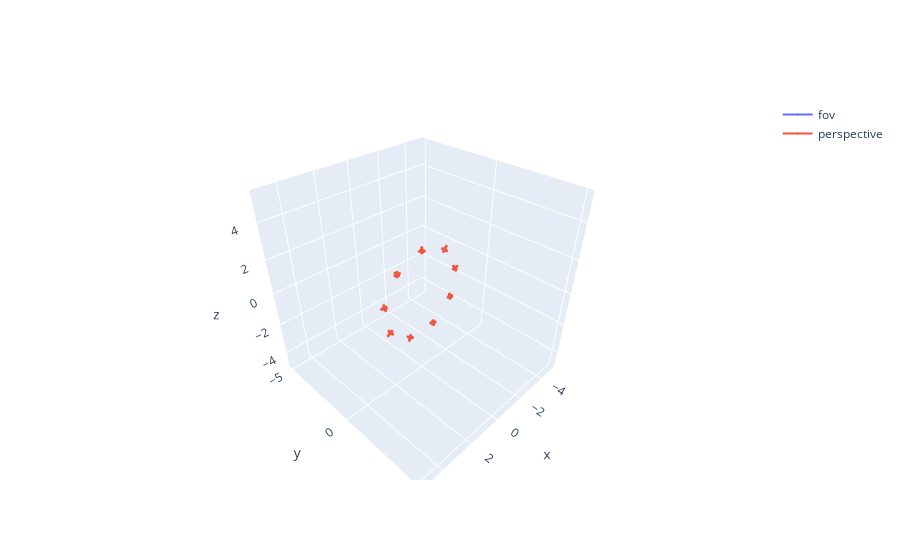

The notebook cell saved with this chart:
### Code cell
# Visualize cameras:
from pytorch3d.vis.plotly_vis import _add_camera_trace
import plotly.graph_objects as go
from plotly.subplots import make_subplots
import os
from utils.camera_utils import read_camera_parameters
from pytorch3d.renderer import (
    FoVPerspectiveCameras,
    PerspectiveCameras
)

data_dir = "data/cow_data_10"
cam_scale = 0.1 # 10 for dance data, 0.1 for cow data
calibration_filepath = os.path.join(data_dir, "calibration.json")
Ks, Rs, ts = read_camera_parameters(calibration_filepath)
cameras_fov = FoVPerspectiveCameras(K=Ks, R=Rs, T=ts)
fig = make_subplots(rows=1, cols=1, specs=[[{'type': 'scatter3d'}]])
_add_camera_trace(
                    fig, cameras_fov, "fov", 0, 1, cam_scale
                )
cameras_pers = PerspectiveCameras(K=Ks, R=Rs, T=ts)
_add_camera_trace(
                    fig, cameras_pers, "perspective", 0, 1, cam_scale
                )
fig.show()

### Figure 1 — Plotly figure (JSON) as saved in the notebook; plotly's stock layout.template omitted (floating-point values rounded to 4 significant figures; data arrays with more than 128 entries replaced by an {"elided": "..."} marker saying what was removed)
{"data": [{"marker": {"size": 1}, "name": "fov", "scene": "scene", "type": "scatter3d", "x": {"elided": "159 float values"}, "y": {"elided": "159 float values"}, "z": {"elided": "159 float values"}}, {"marker": {"size": 1}, "name": "perspective", "scene": "scene", "type": "scatter3d", "x": {"elided": "159 float values"}, "y": {"elided": "159 float values"}, "z": {"elided": "159 float values"}}], "layout": {"scene": {"domain": {"x": [0, 1], "y": [0, 1]}, "xaxis": {"range": [-5.318, 5.318]}, "yaxis": {"range": [-5.301, 5.335]}, "zaxis": {"range": [-5.065, 5.571]}}}}
